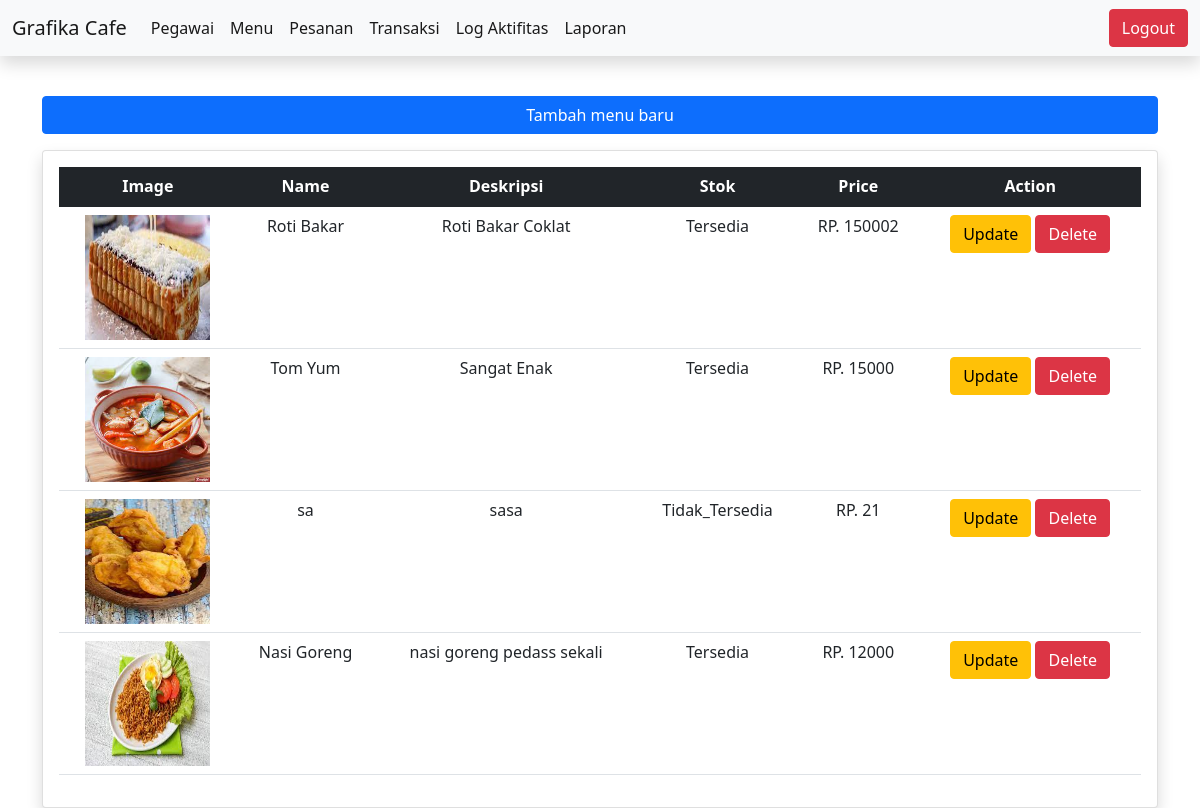
Before: /menu/ (signed in) with the older database file.
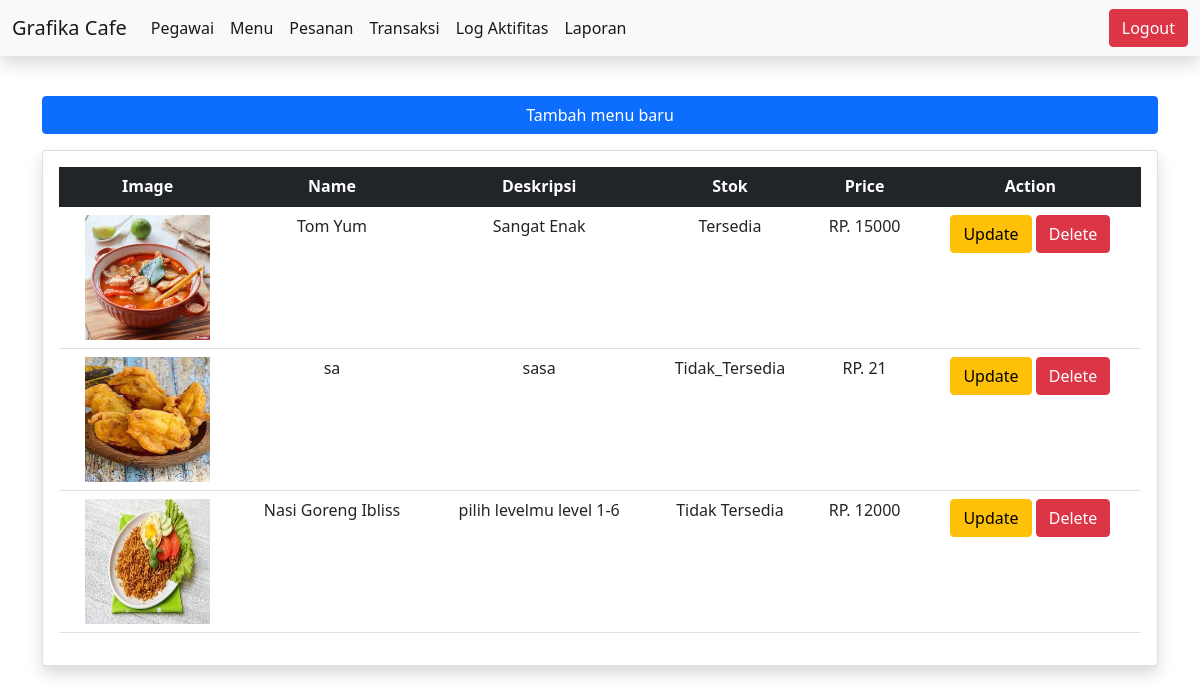
After: the same page with the newer database file.
### menu/models.py (models this page shows, shortened)
class Menu(models.Model):
    stocks = (
        (TERSEDIA, 'Tersedia'),
        (TIDAK_TERSEDIA, 'Tidak Tersedia'),
    )
    name = models.CharField(max_length=100)
    price = models.IntegerField()
    image = models.ImageField(upload_to="upload/menu/")
    desc = models.CharField(max_length=100)
    stok = models.CharField(max_length=100, choices=stocks, default=TERSEDIA)
    author = models.ForeignKey(Pegawai, on_delete=models.CASCADE)

### menu/views.py (the view)
# urls.py: path('menu/', include('menu.urls')),
@login_required
def menu(request):
    if request.user.role in allow_role:
        pass
    else:
        return HttpResponse('Anda bukan manager')
    context = {
        'menu': Menu.objects.all()
    }
    return render(request, 'menu.html', context)

### templates/menu.html (shortened to what this page needs)
{% extends 'base.html' %}
{% block content %}
<div class="d-grid gap-2">
  <button type="button" class="btn btn-primary mt-3 mb-3" data-bs-toggle="modal" data-bs-target="#exampleModalMenuBaru">
  Tambah menu baru
</button>
</div>
<div class="card shadow">
  <div class="card-body">
    <table class="table">
  <thead class="table-dark">
    <tr>
      <th scope="col" class="text-center">Image</th>
      <th scope="col" class="text-center">Name</th>
      <th scope="col" class="text-center">Deskripsi</th>
      <th scope="col" class="text-center">Stok</th>
      <th scope="col" class="text-center">Price</th>
      <th scope="col" class="text-center">Action</th>
    </tr>
  </thead>
  <tbody>
      {% for m in menu %}
    <tr>
      <td  class="text-center"><img src="{{m.image.url}}" width="125rem" height="125rem"></td>
      <td  class="text-center">{{m.name}}</td>
      <td  class="text-center">{{m.desc}}</td>
      <td  class="text-center">{{m.stok}}</td>
      <td  class="text-center">RP. {{m.price}}</td>
      <td  class="text-center">
          <button type="button" class="btn btn-warning" data-bs-toggle="modal" data-bs-target="#exampleModalUpdate-{{m.id}}">Update</button>
          <button type="button" class="btn btn-danger" data-bs-toggle="modal" data-bs-target="#exampleModalDelete-{{m.id}}">Delete</button>
      </td>
      {% endfor %}
    </tr>
  </tbody>
</table>
  </div>
</div>
{% for u in menu %}
</div>
{% endfor %}
{% endblock content %}

### templates/base.html (shortened to what this page needs)
{% load static %}
<html>
    <head>
        <link rel="stylesheet" href="{% static 'bootstrap/css/bootstrap.css' %}">
    </head>
    <body>
    <nav class="navbar shadow navbar-expand-lg navbar-light bg-light">
  <div class="container-fluid">
    <a class="navbar-brand" href="#">Grafika Cafe</a>
    <div class="collapse navbar-collapse" id="navbarSupportedContent">
      <ul class="navbar-nav me-auto mb-2 mb-lg-0">
        <li class="nav-item">
          <a class="nav-link active" aria-current="page" href="{% url 'pegawai' %}">Pegawai</a>
        </li>
        <li class="nav-item">
          <a class="nav-link active" aria-current="page" href="{% url 'menu' %}">Menu</a>
        </li>
        <li class="nav-item">
          <a class="nav-link active" aria-current="page" href="{% url 'pesanan' %}">Pesanan</a>
        </li>
        <li class="nav-item">
          <a class="nav-link active" aria-current="page" href="{% url 'transaksi' %}">Transaksi</a>
        </li>
        <li class="nav-item">
          <a class="nav-link active" aria-current="page" href="{% url 'logaktifitas' %}">Log Aktifitas</a>
        </li>
        <li class="nav-item">
          <a class="nav-link active" aria-current="page" href="{% url 'laporan' %}">Laporan</a>
        </li>
      </ul>
      {% if user.is_authenticated %}
      <a class="btn btn-danger" href="{% url 'logout' %}" role="button">Logout</a>
      {% endif %}
    </div>
  </div>
</nav>
<br>
    <div class="container">
        {% block content %}
        {% endblock content %}
    </body>
</html>

Changed rows visible on the page:
removed Menu: image (picture), name "Roti Bakar", desc "Roti Bakar Coklat", stok "Tersedia", price "150002"
removed Menu: image (picture), name "Nasi Goreng", desc "nasi goreng pedass sekali", stok "Tersedia", price "12000"
added Menu: image (picture), name "Nasi Goreng Ibliss", desc "pilih levelmu level 1-6", stok "Tidak Tersedia", price "12000"
